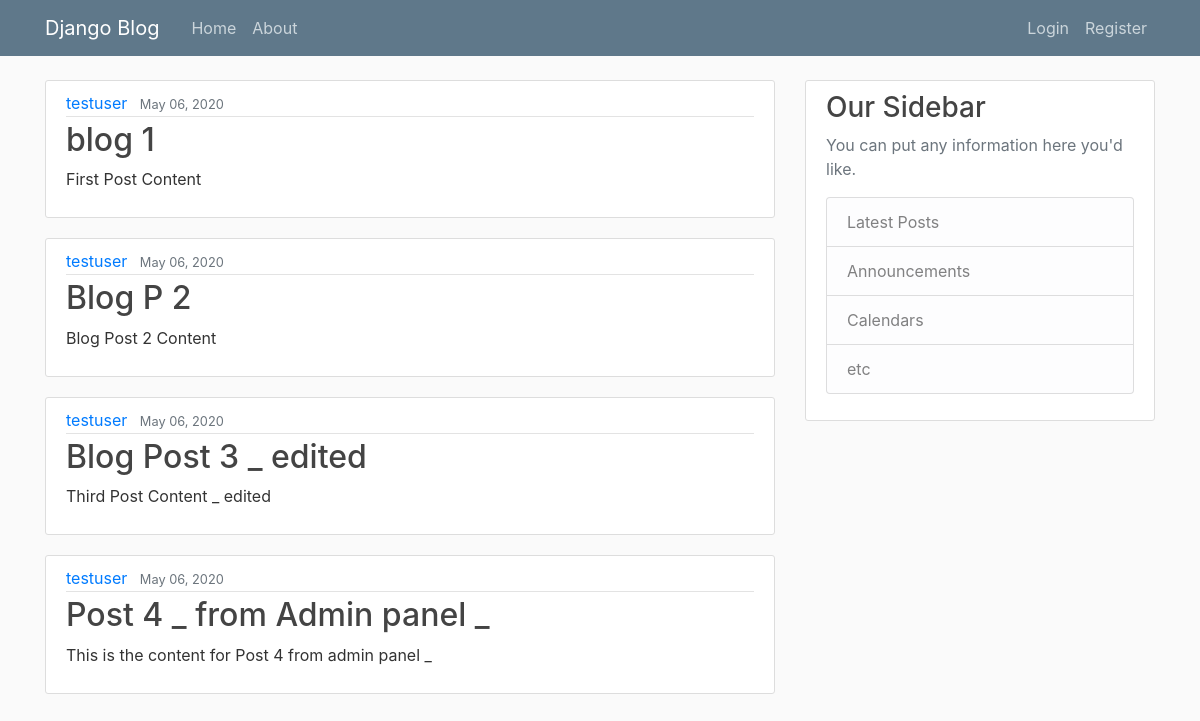
The page / on the database its author committed.
### blog/models.py (models this page shows, shortened)
class Post(models.Model):
    title = models.CharField(max_length=100)
    content = models.TextField()
    date_posted = models.DateTimeField(default = timezone.now) # auto_now_add = True
    author = models.ForeignKey(User,on_delete = models.CASCADE)

### blog/views.py (the view)
# urls.py: path('', views.home,name='blog-home'),
def home(request):
    context = {
        'posts':Post.objects.all(),
        'title':'Home Page'
    }
    return render(request, 'blog/home.html',context)

### blog/templates/blog/home.html
{% extends "blog/base.html" %}
{% block content %}
    {% for post in posts %}
        <article class="media content-section">
            <div class="media-body">
                <div class="article-metadata">
                    <a class="mr-2" href="#">{{ post.author }}</a>
                    <small class="text-muted">{{ post.date_posted|date:"F d, Y" }}</small>
                </div>
                <h2><a class="article-title" href="#">{{ post.title }}</a></h2>
                <p class="article-content">{{ post.content }}</p>
            </div>
        </article>
    {% endfor %}
{% endblock content %}

### blog/templates/blog/base.html (shortened to what this page needs)
{% load static %}
<!DOCTYPE html>
<html>
<head>
    <link rel="stylesheet" href="https://stackpath.bootstrapcdn.com/bootstrap/4.4.1/css/bootstrap.min.css"
>
    <link rel="stylesheet" type="text/css" href="{% static 'blog/main.css' %}">
</head>
<body>
    <header class="site-header">
        <nav class="navbar navbar-expand-md navbar-dark bg-steel fixed-top">
            <div class="container">
                <a class="navbar-brand mr-4" href="{% url 'blog-home' %}">Django Blog</a>
                <div class="collapse navbar-collapse" id="navbarToggle">
                    <div class="navbar-nav mr-auto">
                        <a class="nav-item nav-link" href="{% url 'blog-home' %}">Home</a>
                        <a class="nav-item nav-link" href="{% url 'blog-about' %}">About</a>
                    </div>
                    <div class="navbar-nav">
                        {% if user.is_authenticated %}
                            <a class="nav-item nav-link" href="{% url 'profile' %}">Profile</a>
                            <a class="nav-item nav-link" href="{% url 'logout' %}">Logout</a>
                        {% else %}
                            <a class="nav-item nav-link" href="{% url 'login' %}">Login</a>
                            <a class="nav-item nav-link" href="{% url 'register' %}">Register</a>
                        {% endif %}
                    </div>
                </div>
            </div>
        </nav>
    </header>
    <main role="main" class="container">
        <div class="row">
            <div class="col-md-8">
                {% block content %}{% endblock %}
            </div>
            <div class="col-md-4">
                <div class="content-section">
                    <h3>Our Sidebar</h3>
                    <p class='text-muted'>You can put any information here you'd like.
                        <ul class="list-group">
                            <li class="list-group-item list-group-item-light">Latest Posts</li>
                            <li class="list-group-item list-group-item-light">Announcements</li>
                            <li class="list-group-item list-group-item-light">Calendars</li>
                            <li class="list-group-item list-group-item-light">etc</li>
                        </ul>
                    </p>
                </div>
            </div>
        </div>
    </main>
</body>
</html>

### blog/static/blog/main.css (style rules this page uses)
body { background: #fafafa; color: #333333; margin-top: 5rem; }
h1, h2, h3, h4, h5, h6 { color: #444444; }
ul { margin: 0; }
.bg-steel { background-color: #5f788a; }
.site-header .navbar-nav .nav-link { color: #cbd5db; }
.content-section { background: #ffffff; padding: 10px 20px; border: 1px solid #dddddd; border-radius: 3px; margin-bottom: 20px; }
.article-title { color: #444444; }
.article-content { white-space: pre-line; }
.article-metadata { padding-bottom: 1px; margin-bottom: 4px; border-bottom: 1px solid #e3e3e3 }

### rows shown on the page
Post: author "testuser", date_posted "May 06, 2020", title "blog 1", content "First Post Content"
Post: author "testuser", date_posted "May 06, 2020", title "Blog P 2", content "Blog Post 2 Content"
Post: author "testuser", date_posted "May 06, 2020", title "Blog Post 3 _ edited", content "Third Post Content _ edited"
Post: author "testuser", date_posted "May 06, 2020", title "Post 4 _ from Admin panel _", content "This is the content for Post 4 from admin panel _"
